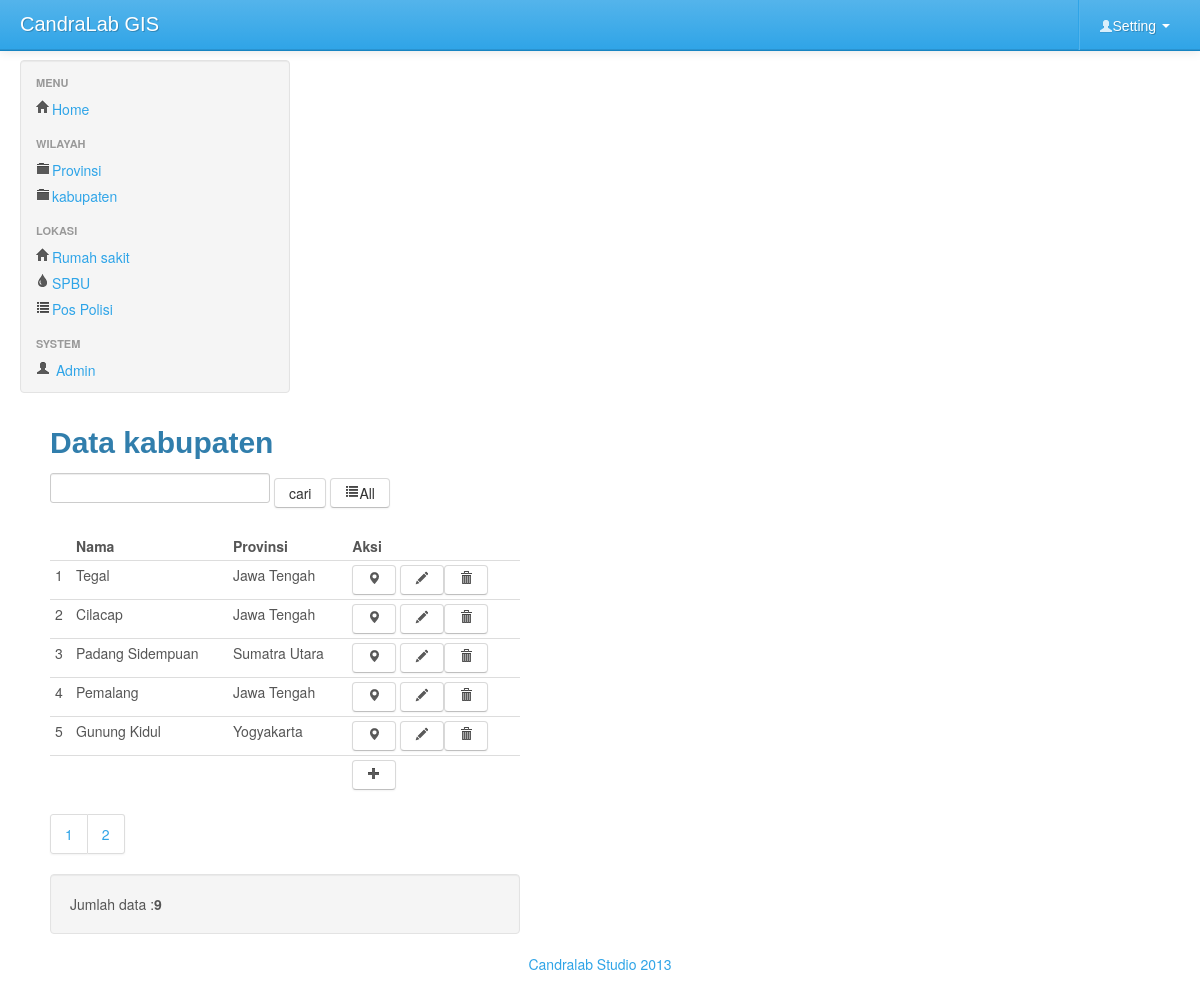
The app's page /index.php?mod=kab&pg=kab_view (signed in) with its own data.
### tables this page shows
CREATE TABLE IF NOT EXISTS `kabupaten` (
  `idkabupaten` int(11) NOT NULL AUTO_INCREMENT,
  `nama` varchar(45) DEFAULT NULL,
  `idprovinsi` int(11) DEFAULT NULL,
  `lat` double NOT NULL,
  `lng` double NOT NULL,
  PRIMARY KEY (`idkabupaten`)
);

CREATE TABLE IF NOT EXISTS `provinsi` (
  `idprovinsi` int(11) NOT NULL AUTO_INCREMENT,
  `nama` varchar(45) DEFAULT NULL,
  `lat` double NOT NULL,
  `lng` double NOT NULL,
  PRIMARY KEY (`idprovinsi`)
);

### kab/kab_view.php (the view, shortened to what this page needs)
	<div class='span5'>
	<h2 id="headings"> Data kabupaten</h2>
	<form id='form1' action='index.php?mod=kab&pg=kab_view' method="POST">
	<input type='text'  name='qcari' class="required" >
	<input type='submit'  class='btn' value='cari'>
	 <a href='index.php?mod=kab&pg=kab_view' class="btn" ><i class='icon-list'></i>All</a>
</form>
	<table  class="table  table-condensed table-hover">
		<thead>
		<th><td><b>Nama </b></td><td><b>Provinsi</b></td><td><b>Aksi</b></td></th>
		</thead>
		<tbody>
		<?php
	$batas=5;
$halaman=$_GET['halaman'];
$posisi=null;
if(empty($halaman)){
	$posisi=0;
}else{
	$posisi=($halaman-1)* $batas;
}
$query="SELECT k.idkabupaten,k.nama as knama,p.nama as pnama
	 FROM  kabupaten as k,provinsi as p
	where k.idprovinsi=p.idprovinsi order by k.idkabupaten desc
 limit $posisi,$batas ";
$sql_page=	"select * from kabupaten";
$result=mysql_query($query) or die(mysql_error());
$no=1;
while($rows=mysql_fetch_object($result)){
		?>
		<tr>
			<td><?php echo  $posisi+$no
			?></td>
			<td><?php		echo $rows -> knama;?></td>
				<td><?php		echo $rows -> pnama;?></td>
			<td>
			<a href="index.php?mod=kab&pg=map_view&id=<?php echo 	$rows -> idkabupaten;?>"
				class='btn'> <i class="icon-map-marker"></i></a>
			<a href="index.php?mod=kab&pg=kab_form&id=<?php echo 	$rows -> idkabupaten;?>" class='btn'><i class="icon-pencil"></i></a><a href="index.php?mod=kab&pg=kab_view&act=del&id=<?php echo 	$rows -> idkabupaten;?>"
			onclick="return confirm('Yakin data akan dihapus?') ";
			class='btn'> <i class="icon-trash"></i></a></td>
		</tr>
		<?php
	$no++;
	}?>
		<tr>
			<td colspan=3></td><td><a href="index.php?mod=kab&pg=kab_form"
			class='btn'	><i class="icon-plus"></i></a></td>
		</tr>
		</tbody>
	</table>
	<?php
$tampil2=mysql_query($sql_page);
$jmldata=mysql_num_rows($tampil2);
$jumlah_halaman=ceil($jmldata/$batas);
echo "<div class='pagination'> <ul>";
for($i=1;$i<=$jumlah_halaman;$i++)
echo "<li><a href='index.php?mod=kab&pg=kab_view&halaman=$i'>$i</a></li>";
?>
</ul>
</div>
<div class='well'>Jumlah data :<strong><?php echo $jmldata;?> </strong></div>
</div>

### index.php (style rules this page uses)
body { padding-top: 60px; padding-bottom: 40px; }

### records on screen
kabupaten: no "1", nama "Tegal", idprovinsi.nama "Jawa Tengah"
kabupaten: no "2", nama "Cilacap", idprovinsi.nama "Jawa Tengah"
kabupaten: no "3", nama "Padang Sidempuan", idprovinsi.nama "Sumatra Utara"
kabupaten: no "4", nama "Pemalang", idprovinsi.nama "Jawa Tengah"
kabupaten: no "5", nama "Gunung Kidul", idprovinsi.nama "Yogyakarta"

### other values on screen
$jmldata "9"
